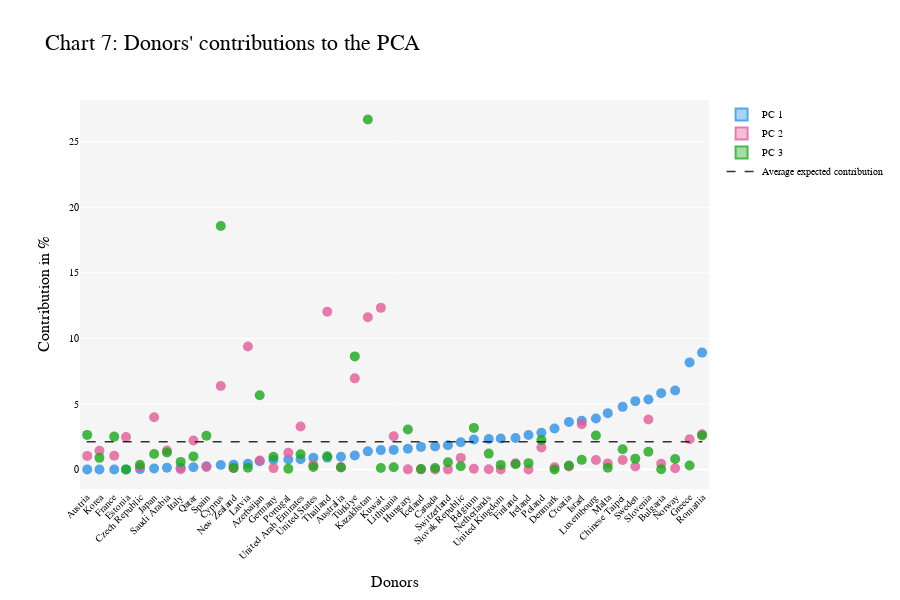

The notebook cell this image was saved under:
### Code cell
def show_contributions(contributions):
    fig = go.Figure()
    pc_dims = [0, 1, 2]
    contributions = contributions.sort_values(0)

    for pc_dim in pc_dims:
        fig.add_trace(go.Box(
            x=contributions['Donor'],
            y=contributions[pc_dim],
            name=f"PC {pc_dim + 1}",
            opacity=0.8,
            hovertemplate="%{x} contributes %{y:.2f}%",
            boxpoints='all',
            pointpos = 0,
            marker_color=px.colors.qualitative.Dark24[pc_dim],
            marker=dict(size=10),
            width=0,
        ))

    fig.add_trace(go.Scatter(
        x=contributions['Donor'],
        y=contributions['avg_expected'],
        mode='lines',
        name=f"Average expected contribution",
        opacity=0.8,
        line=dict(color='black', width=1.5, dash='dash'),
        hoverinfo='skip'
    ))

        
    fig.update_layout(
            title=dict(text="Chart 7: Donors' contributions to the PCA", font=dict(size=22)),
            width=900,
            height=600,
            font_family='Montserrat',
            font_color='black',
            font_size=10,
            plot_bgcolor='rgb(245, 245, 245)',
    )

    fig.update_xaxes(tickangle=-45 ,title=dict(text="Donors", font=dict(size=16)))
    fig.update_yaxes(title=dict(text="Contribution in %", font=dict(size=16)))
    return fig

fig18 = show_contributions(contributions)
fig18.show()

### Figure 1 — Plotly figure (JSON) as saved in the notebook; plotly's stock layout.template omitted (floating-point values rounded to 4 significant figures)
{"data": [{"boxpoints": "all", "hovertemplate": "%{x} contributes %{y:.2f}%", "marker": {"color": "#2E91E5", "size": 10}, "name": "PC 1", "opacity": 0.8, "pointpos": 0, "type": "box", "width": 0, "x": ["Austria", "Korea", "France", "Estonia", "Czech Republic", "Japan", "Saudi Arabia", "Italy", "Qatar", "Spain", "Cyprus", "New Zealand", "Latvia", "Azerbaijan", "Germany", "Portugal", "United Arab Emirates", "United States", "Thailand", "Australia", "Türkiye", "Kazakhstan", "Kuwait", "Lithuania", "Hungary", "Iceland", "Canada", "Switzerland", "Slovak Republic", "Belgium", "Netherlands", "United Kingdom", "Finland", "Ireland", "Poland", "Denmark", "Croatia", "Israel", "Luxembourg", "Malta", "Chinese Taipei", "Sweden", "Slovenia", "Bulgaria", "Norway", "Greece", "Romania"], "y": [0.005662, 0.005782, 0.01003, 0.01349, 0.03471, 0.0757, 0.1321, 0.1383, 0.1754, 0.2576, 0.345, 0.3622, 0.4441, 0.6357, 0.7427, 0.7723, 0.7802, 0.9029, 0.9111, 0.9717, 1.077, 1.388, 1.484, 1.502, 1.586, 1.729, 1.767, 1.85, 2.085, 2.288, 2.33, 2.366, 2.406, 2.633, 2.809, 3.138, 3.626, 3.727, 3.896, 4.302, 4.782, 5.22, 5.339, 5.828, 6.027, 8.175, 8.921]}, {"boxpoints": "all", "hovertemplate": "%{x} contributes %{y:.2f}%", "marker": {"color": "#E15F99", "size": 10}, "name": "PC 2", "opacity": 0.8, "pointpos": 0, "type": "box", "width": 0, "x": ["Austria", "Korea", "France", "Estonia", "Czech Republic", "Japan", "Saudi Arabia", "Italy", "Qatar", "Spain", "Cyprus", "New Zealand", "Latvia", "Azerbaijan", "Germany", "Portugal", "United Arab Emirates", "United States", "Thailand", "Australia", "Türkiye", "Kazakhstan", "Kuwait", "Lithuania", "Hungary", "Iceland", "Canada", "Switzerland", "Slovak Republic", "Belgium", "Netherlands", "United Kingdom", "Finland", "Ireland", "Poland", "Denmark", "Croatia", "Israel", "Luxembourg", "Malta", "Chinese Taipei", "Sweden", "Slovenia", "Bulgaria", "Norway", "Greece", "Romania"], "y": [1.043, 1.429, 1.054, 2.487, 0.1721, 3.991, 1.445, 0.03017, 2.213, 0.1989, 6.369, 0.1281, 9.386, 0.6871, 0.1108, 1.279, 3.287, 0.3508, 12.05, 0.1999, 6.958, 11.62, 12.34, 2.539, 0.01633, 0.01657, 0.0142, 0.01588, 0.8914, 0.05936, 0.02788, 0.01411, 0.4765, 0.0008911, 1.688, 0.1816, 0.2367, 3.455, 0.7271, 0.4713, 0.7301, 0.2364, 3.821, 0.4494, 0.09848, 2.317, 2.694]}, {"boxpoints": "all", "hovertemplate": "%{x} contributes %{y:.2f}%", "marker": {"color": "#1CA71C", "size": 10}, "name": "PC 3", "opacity": 0.8, "pointpos": 0, "type": "box", "width": 0, "x": ["Austria", "Korea", "France", "Estonia", "Czech Republic", "Japan", "Saudi Arabia", "Italy", "Qatar", "Spain", "Cyprus", "New Zealand", "Latvia", "Azerbaijan", "Germany", "Portugal", "United Arab Emirates", "United States", "Thailand", "Australia", "Türkiye", "Kazakhstan", "Kuwait", "Lithuania", "Hungary", "Iceland", "Canada", "Switzerland", "Slovak Republic", "Belgium", "Netherlands", "United Kingdom", "Finland", "Ireland", "Poland", "Denmark", "Croatia", "Israel", "Luxembourg", "Malta", "Chinese Taipei", "Sweden", "Slovenia", "Bulgaria", "Norway", "Greece", "Romania"], "y": [2.645, 0.8931, 2.515, 0.01214, 0.3677, 1.183, 1.301, 0.5844, 1.003, 2.585, 18.58, 0.1277, 0.143, 5.669, 0.9821, 0.06792, 1.168, 0.1954, 1.013, 0.1624, 8.634, 26.71, 0.1136, 0.1711, 3.061, 0.03763, 0.1164, 0.5575, 0.2499, 3.178, 1.217, 0.3549, 0.3998, 0.4886, 2.256, 0.00145, 0.3032, 0.7399, 2.594, 0.1333, 1.544, 0.8333, 1.361, 0.02585, 0.8107, 0.3139, 2.594]}, {"hoverinfo": "skip", "line": {"color": "black", "dash": "dash", "width": 1.5}, "mode": "lines", "name": "Average expected contribution", "opacity": 0.8, "type": "scatter", "x": ["Austria", "Korea", "France", "Estonia", "Czech Republic", "Japan", "Saudi Arabia", "Italy", "Qatar", "Spain", "Cyprus", "New Zealand", "Latvia", "Azerbaijan", "Germany", "Portugal", "United Arab Emirates", "United States", "Thailand", "Australia", "Türkiye", "Kazakhstan", "Kuwait", "Lithuania", "Hungary", "Iceland", "Canada", "Switzerland", "Slovak Republic", "Belgium", "Netherlands", "United Kingdom", "Finland", "Ireland", "Poland", "Denmark", "Croatia", "Israel", "Luxembourg", "Malta", "Chinese Taipei", "Sweden", "Slovenia", "Bulgaria", "Norway", "Greece", "Romania"], "y": [2.13, 2.13, 2.13, 2.13, 2.13, 2.13, 2.13, 2.13, 2.13, 2.13, 2.13, 2.13, 2.13, 2.13, 2.13, 2.13, 2.13, 2.13, 2.13, 2.13, 2.13, 2.13, 2.13, 2.13, 2.13, 2.13, 2.13, 2.13, 2.13, 2.13, 2.13, 2.13, 2.13, 2.13, 2.13, 2.13, 2.13, 2.13, 2.13, 2.13, 2.13, 2.13, 2.13, 2.13, 2.13, 2.13, 2.13]}], "layout": {"font": {"color": "black", "family": "Montserrat", "size": 10}, "height": 600, "plot_bgcolor": "rgb(245, 245, 245)", "title": {"font": {"size": 22}, "text": "Chart 7: Donors' contributions to the PCA"}, "width": 900, "xaxis": {"autorange": true, "range": [-0.5, 46.5], "tickangle": -45, "title": {"font": {"size": 16}, "text": "Donors"}, "type": "category"}, "yaxis": {"autorange": true, "range": [-1.483, 28.19], "title": {"font": {"size": 16}, "text": "Contribution in %"}, "type": "linear"}}}
